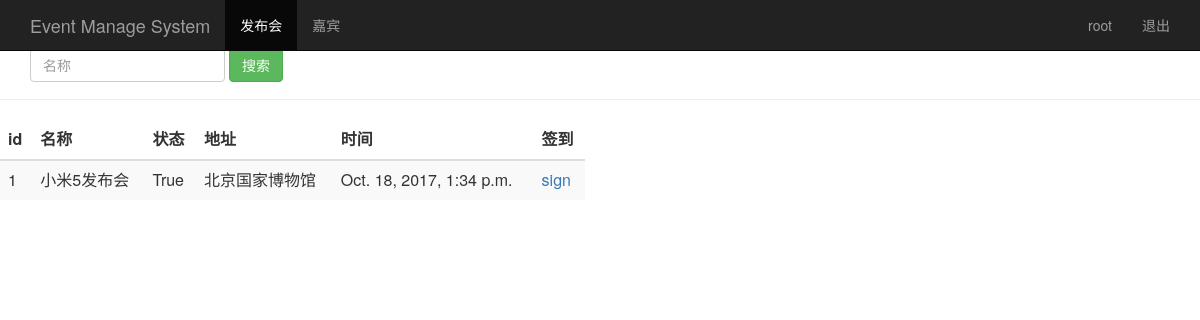
The page /event_manage/ (signed in) on the database as committed earlier.
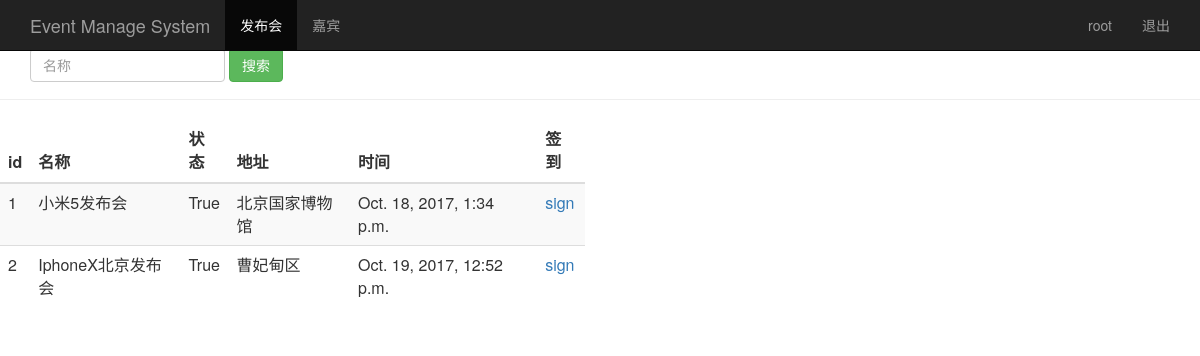
The same page on the database as committed later.
### sign/models.py (models this page shows, shortened)
class Event(models.Model):
    name = models.CharField(max_length=100)             # 发布会标题
    limit = models.IntegerField()                       # 人数
    status = models.BooleanField()                      # 状态
    address = models.CharField(max_length=200)          # 地址
    start_time = models.DateTimeField('events_time')    # 发布会时间
    create_time = models.DateTimeField(auto_now=True)   # 自动创建时间

### sign/views.py (the view)
# urls.py: url(r'^event_manage/$', views.event_manage),
@login_required
def event_manage(request):
    event_list = Event.objects.all()
    username = request.session.get('user','')
    return render(request,'event_manage.html',{"user":username, "events":event_list})

### templates/event_manage.html (shortened to what this page needs)
<html lang="zh-CN">
<head>
    {% load bootstrap3 %}
    {% bootstrap_css %}
</head>
<body role="document">
<nav class="navbar navbar-inverse navbar-fixed-top">
    <div class="container">
        <div class="navbar-header">
            <a class="navbar-brand" href="/event_manage/">Event Manage System</a>
        </div>
        <div id="navbar" class="collapse navbar-collapse">
            <ul class="nav navbar-nav">
                <li class="active"><a href="/event_manage/">发布会</a></li>
                <li><a href="/guest_manage/">嘉宾</a></li>
            </ul>
            <ul class="nav navbar-nav navbar-right">
                <li><a href="#">{{user}}</a></li>
                <li><a href="/logout/">退出</a></li>
            </ul>
        </div>
    </div>
</nav>
    <div class="page-header">
        <div id="navbar" class="navbar-collapse collapse">
            <form class="navbar-form" method="get" action="/search_name/">
                <div class="form-group">
                    <input name="name" type="text" placeholder="名称" class="form-control">
                </div>
                <button type="submit" class="btn btn-success">搜索</button>
            </form>
        </div>
    </div>
    <div class="row">
        <div class="col-md-6">
            <table class="table table-striped">
                <thead>
                <tr>
                    <th>id</th>
                    <th>名称</th>
                    <th>状态</th>
                    <th>地址</th>
                    <th>时间</th>
                    <th>签到</th>
                </tr>
                </thead>
                <tbody>
                {% for event in events %}
                    <tr>
                        <td>{{ event.id }}</td>
                        <td>{{ event.name }}</td>
                        <td>{{ event.status }}</td>
                        <td>{{ event.address }}</td>
                        <td>{{ event.start_time }}</td>
                        <td>
                        <a href="/sign_index/{{ event.id }}/" target="{{ event.id }}_blank">sign</a>
                        </td>
                {% endfor %}
                </tbody>
            </table>
        </div>
    </div>
</body>
</html>

Rows that differ between the two databases and show on the page:
added Event: id "2", name "IphoneX北京发布会", status "True", address "曹妃甸区", start_time "Oct. 19, 2017, 12:52 p.m."
